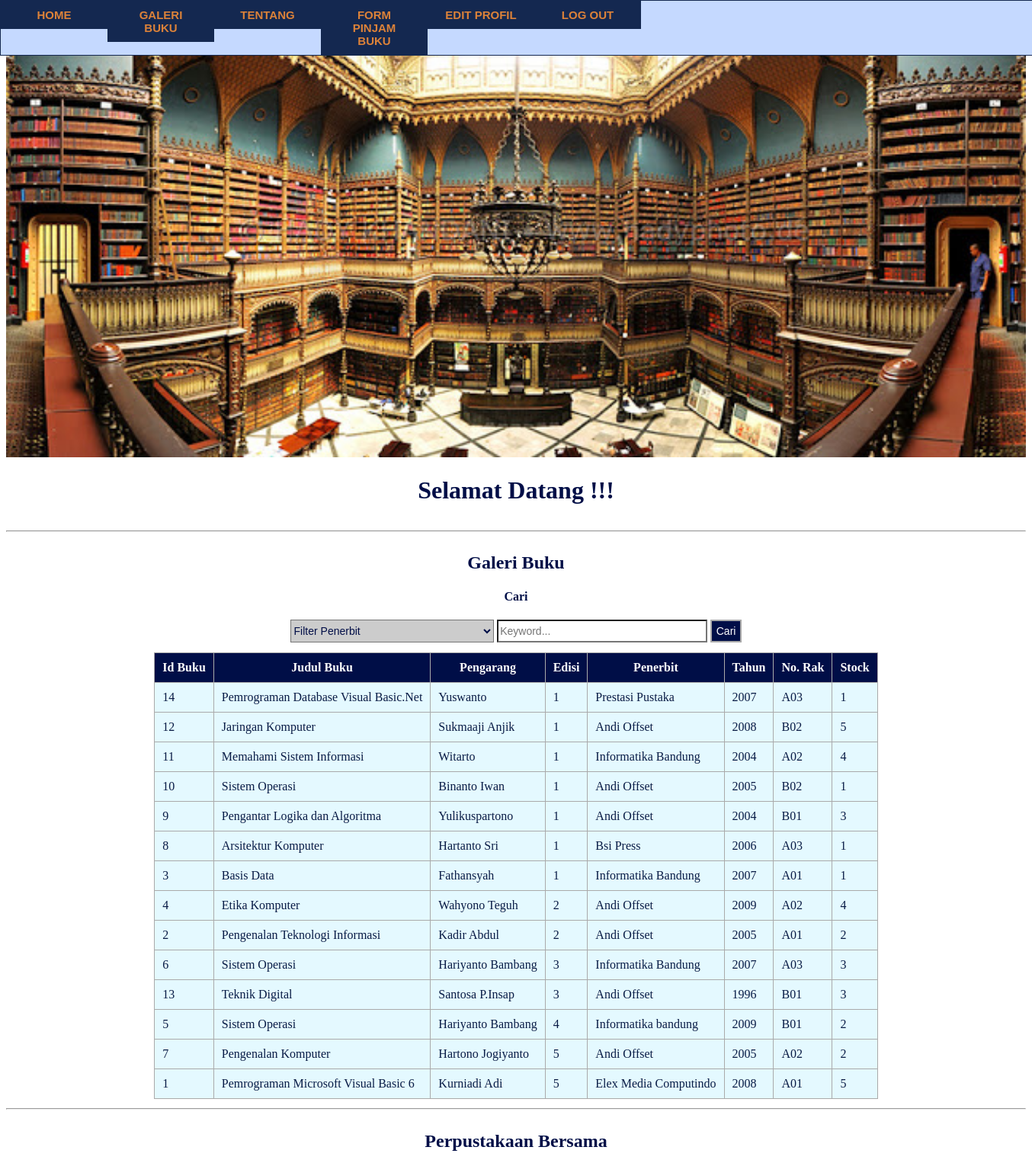
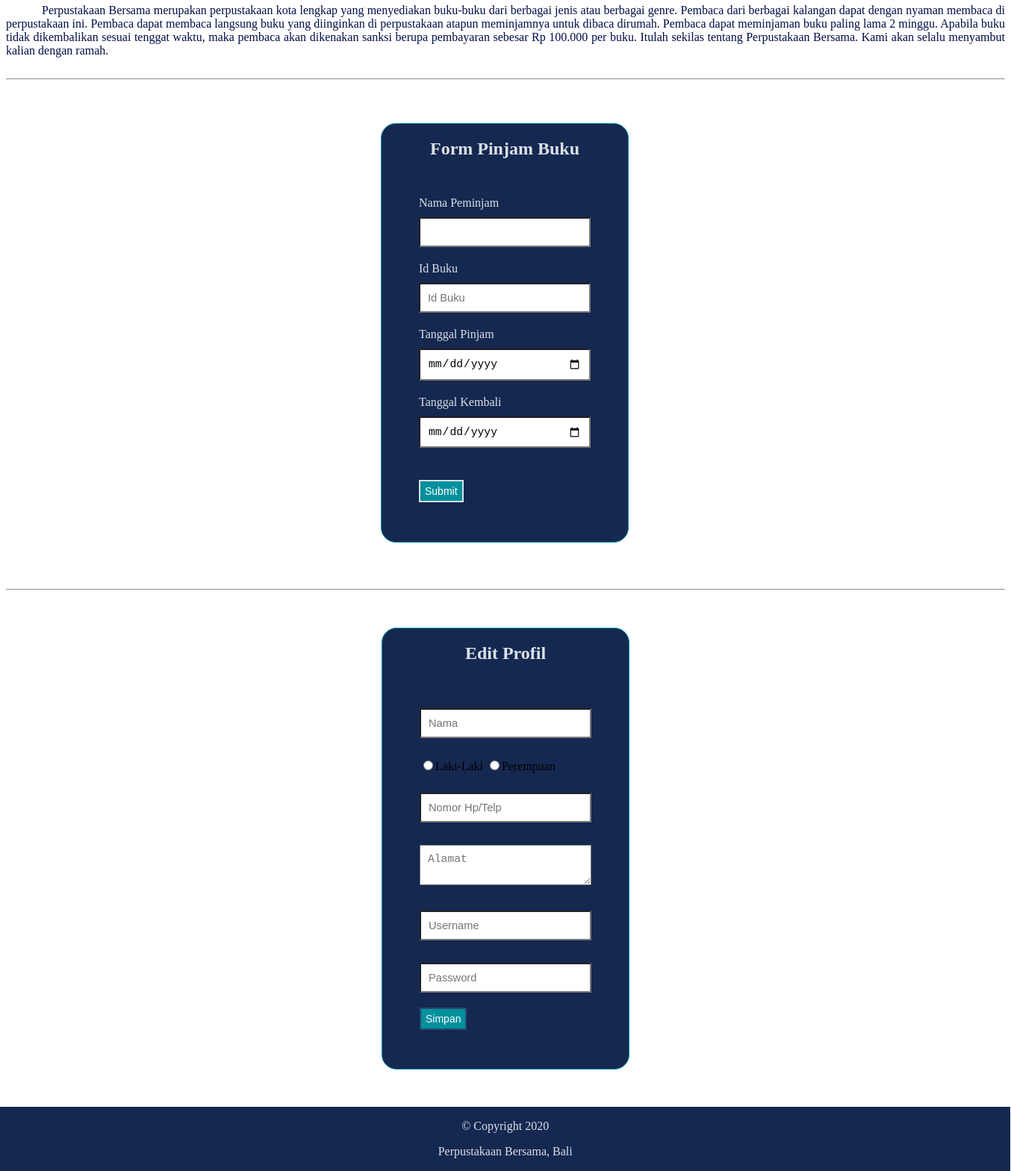
/?order=edisi_buku&&sort=ASC, run on the app's committed database (2 pictures, top to bottom).
### tables this page shows
CREATE TABLE `buku` (
  `id_buku` int(11) NOT NULL,
  `judul_buku` varchar(50) NOT NULL,
  `pengarang_buku` varchar(30) NOT NULL,
  `edisi_buku` varchar(5) NOT NULL,
  `penerbit` varchar(30) NOT NULL,
  `tahun_terbit` int(5) NOT NULL,
  `no_rak` varchar(5) NOT NULL,
  `stock_buku` int(3) NOT NULL
);

### index.php (the view, shortened to what this page needs)
<!DOCTYPE html>
<html>
<head>
	<link rel="stylesheet" type="text/css" href="CSS/index.css">
</head>
<body>
	<nav class="navigasi" style="background-color: #c5d9ff">
        <ul>
            <li><a href="#section1">Home</a></li>
            <li><a href="#section2">Galeri Buku</a></li>
            <li><a href="#section3">Tentang</a></li>
            <li><a href="#section4">Form Pinjam Buku</a></li>
            <li><a href="#section5">Edit Profil</a></li>
            <li><a href="logout.php">Log Out</a></li>
        </ul>
    </nav>
    <div id="section1">
        <img src="Gambar/hal.jpg">
        <h1>Selamat Datang <b style="color: #DC8239;"><?php echo $_SESSION['username'];?></b> !!! </h1>
    </div>
    <hr>
    <div id="section2">
        <h2>Galeri Buku</h2>
        <?php
            $s_penerbit="";
            $s_keyword="";
            $sort = 'ASC';
            $newsort = 'ASC';
            if (isset($_GET['order'])) {
                $order = $_GET['order'];
                $sort = $_GET['sort'];
                if ($sort == 'DESC') {
                    $newsort = 'ASC';
                }
                else{
                    $newsort = 'DESC';
                }
            }else{
                $order = 'id_buku';
            }
        ?>
        <form method="GET" action="" align="center">
        <h4>Cari</h4>
        <select name="s_penerbit" id="s_penerbit">
            <option value="">Filter Penerbit</option>
        </select>
        <input type="text" name="s_keyword" placeholder="Keyword..." id="s_keyword" value="<?php echo $s_keyword; ?>">
        <button id="search" name="search">Cari</button>
    </form>
    <table align="center" cellpadding="20">
        <thead>
            <tr>
                <th>Id Buku</th>
                <th><a href="?order=judul_buku&&sort=<?php echo $newsort; ?>">Judul Buku</a></th>
                <th><a href="?order=pengarang_buku&&sort=<?php echo $newsort; ?>">Pengarang</a></th>
                <th><a href="?order=edisi_buku&&sort=<?php echo $newsort; ?>">Edisi</a></th>
                <th><a href="?order=penerbit&&sort=<?php echo $newsort; ?>">Penerbit</a></th>
                <th><a href="?order=tahun_terbit&&sort=<?php echo $newsort; ?>">Tahun</a></th>
                <th><a href="?order=no_rak&&sort=<?php echo $newsort; ?>">No. Rak</a></th>
                <th><a href="?order=stock_buku&&sort=<?php echo $newsort; ?>">Stock</a></th>
            </tr>
        </thead>
        <tbody>
            <?php
                include "koneksi.php";
                $search_penerbit = '%'.$s_penerbit.'%';
                $search_keyword = '%'.$s_keyword.'%';
                $query = "SELECT * FROM buku WHERE penerbit LIKE ? AND (judul_buku LIKE ? OR pengarang_buku LIKE ? OR edisi_buku LIKE ? OR tahun_terbit LIKE ? OR no_rak LIKE ? OR stock_buku LIKE ?) ORDER BY $order $sort";
                $buku1 = mysqli_prepare($conn, $query) or die(mysqli_error($conn));
                mysqli_stmt_bind_param($buku1, "sssssss", $search_penerbit, $search_keyword, $search_keyword, $search_keyword, $search_keyword, $search_keyword, $search_keyword);
                mysqli_stmt_execute($buku1);
                $hasil = mysqli_stmt_get_result($buku1);
                if (mysqli_num_rows($hasil) > 0) {
                    while ($rows = mysqli_fetch_assoc($hasil)) {
                        $id_buku = $rows['id_buku'];
                        $judul_buku = $rows['judul_buku'];
                        $pengarang_buku = $rows['pengarang_buku'];
                        $edisi_buku = $rows['edisi_buku'];
                        $penerbit = $rows['penerbit'];
                        $tahun_terbit = $rows['tahun_terbit'];
                        $no_rak = $rows['no_rak'];
                        $stock_buku = $rows['stock_buku'];
            ?>
                <tr>
                    <td><?php echo $id_buku; ?></td>
                    <td><?php echo $judul_buku; ?></td>
                    <td><?php echo $pengarang_buku; ?></td>
                    <td><?php echo $edisi_buku; ?></td>
                    <td><?php echo $penerbit; ?></td>
                    <td><?php echo $tahun_terbit; ?></td>
                    <td><?php echo $no_rak; ?></td>
                    <td><?php echo $stock_buku; ?></td>
                </tr>
                <?php } } else { ?>
                <tr>
                    <td colspan="9" align="center">Tidak Ada Data Ditemukan</td>
                </tr>
                <?php } ?>
        </tbody>
    </table>
    </div>
    <hr>
    <div id="section3">
        <h2>Perpustakaan Bersama</h2>
        <p> Perpustakaan Bersama merupakan perpustakaan kota lengkap yang menyediakan buku-buku dari berbagai jenis atau berbagai genre. Pembaca dari berbagai kalangan dapat dengan nyaman membaca di perpustakaan ini. Pembaca dapat membaca langsung buku yang diinginkan di perpustakaan atapun meminjamnya untuk dibaca dirumah. Pembaca dapat meminjaman buku paling lama 2 minggu. Apabila buku tidak dikembalikan sesuai tenggat waktu, maka pembaca akan dikenakan sanksi berupa pembayaran sebesar Rp 100.000 per buku. Itulah sekilas tentang Perpustakaan Bersama. Kami akan selalu menyambut kalian dengan ramah.</p>
    </div>
    <hr>
    <div id="section4">
       <h2 align="center">Form Pinjam Buku</h2>
       <form method="POST" action="pinjam.php">
            <label>Nama Peminjam</label><br>
            <input type="text" id="nama_pinjam" name="nama_pinjam" value="<?php echo $_SESSION['username'];?>"><br>
            <label>Id Buku</label><br>
            <input type="text" id="id_buku" name="id_buku" placeholder="Id Buku"></td><br>
            <label>Tanggal Pinjam</label><br>
            <input type="date" id="tgl_pinjam" name="tgl_pinjam"></td><br>
            <label>Tanggal Kembali</label><br>
            <input type="date" id="tgl_kembali" name="tgl_kembali"></td><br>
            <input type="submit" id="pinjam" name="pinjam" value="Submit"></td><br>
       </form>
    </div>
    <hr>
    <div id="section5">
        <h2>Edit Profil</h2>
        <form method="POST" action="edit_profil.php">
            <input type="text" name="nama" placeholder="Nama">
            <input type="radio" name="jk" value="Laki-Laki">Laki-Laki
            <input type="radio" name="jk" value="Perempuan">Perempuan
            <input type="text" name="no_hp" placeholder="Nomor Hp/Telp"></td>
            <textarea name="alamat" placeholder="Alamat"></textarea></td>
            <input type="text" name="user" placeholder="Username"></td>
            <input type="password" name="pass" placeholder="Password"></td>
            <input type="submit" name="simpan" value="Simpan"></td>
        </form>
    </div>
    <footer>
        <p>&copy Copyright 2020</p>
        <p>Perpustakaan Bersama, Bali</p>
    </footer>
</body>
</html>

### CSS/index.css (style rules this page uses)
* { scroll-behavior: smooth; }
.navigasi ul { border: 1px solid #142850; padding: 0; margin: 0; list-style: none; font-family: Arial, Helvetica, sans-serif; font-size: 15px; font-weight: bold; width: 100%; background-color: #c5d9ff; overflow: hidden; position: fixed; top: 0; left: 0; }
.navigasi li { float: left; }
.navigasi li a { display: block; color: #DC8239; text-align: center; padding: 10px 20px; text-decoration: none; text-transform: uppercase; font-weight: bold; width: 100px; background-color: #142850; }
#section1, #section2, #section3, #section4 { display: inline-block; width: 100%; overflow: hidden; }
#section1 img { width: 100%; }
#section1 h1 { text-align: center; color: #000e47; }
#section2 table { border-collapse: collapse; }
#section2 h2, h4 { text-align: center; color: #000e47; }
#section2 th { background-color: #000e47; border: 1px solid #aaaaaa; text-align:left; color:#ffffff; padding: 10px; text-align: center; }
#section2 th a { background-color: #000e47; text-decoration: none; color: #ffffff; }
#section2 td { background-color: #e4f9ff; border: 1px solid #aaaaaa; padding: 10px; color: #091b45; }
#section2 form { text-align: center; }
#section2 form select { width: 20%; height: 30px; font-size: 14px; margin-bottom: 1%; cursor: pointer; background-color: #cccccc; color: #000e47; }
#section2 form input[type=text] { width: 20%; height: 24px; font-size: 14px; margin-bottom: 1%; background-color: white; }
#section2 form button { width: auto; height: 30px; font-size: 14px; margin-bottom: 1%; background-color: #000e47; color:#ffffff; border: 2px solid #aaaaaa; cursor: pointer; }
#section3 { color: #000e47; }
#section3 h2 { text-align: center; }
#section3 p { text-align: justify; text-indent: 0.5in; }
#section4 { border: 1px solid #00909e; height: auto; width: 330px; margin: 50px 502px; background-color: #142850; border-radius: 20px; }
#section4 form { margin: 50px 50px; background-color: #142850; }
#section4 label { font-size: 16px; color: #dae1e7; background-color: #142850; }
#section4 h2 { text-align: center; color: #dae1e7; background-color: #142850; }
#section4 form input[type=text] { box-sizing : border-box; width: 100%; padding: 10px; font-size: 11pt; margin-top: 10px; margin-bottom: 20px; background-color: white; }
#section4 form input[type=submit] { width: auto; height: 30px; font-size: 14px; margin-bottom: 1%; background-color: #00909e; color:#ffffff; border: 2px solid #dae1e7; cursor: pointer; margin-top: 10%; }
#section4 input[type=date] { box-sizing : border-box; width: 100%; padding: 10px; font-size: 11pt; margin-top: 10px; margin-bottom: 20px; background-color: white; }
#section5 { border: 1px solid #00909e; height: auto; width: 330px; margin: 50px auto; background-color: #142850; border-radius: 20px; }
#section5 h2 { text-align: center; color: #dae1e7; background-color: #142850; }
#section5 form { margin: 50px 50px; background-color: #142850; }
#section5 form input[type=text] { box-sizing : border-box; width: 100%; padding: 10px; font-size: 11pt; margin-top: 10px; margin-bottom: 20px; background-color: white; }
#section5 form input[type=password] { box-sizing : border-box; width: 100%; padding: 10px; font-size: 11pt; margin-top: 10px; margin-bottom: 20px; background-color: white; }
#section5 form input[type=submit] { width: auto; height: 30px; font-size: 14px; margin-bottom: 1%; background-color: #00909e; color:#ffffff; border: 2px solid #27496d; cursor: pointer; }
#section5 form textarea { box-sizing : border-box; width: 100%; padding: 10px; font-size: 11pt; margin-top: 10px; margin-bottom: 20px; background-color: white; }
#section5 form input[type=radio] { margin-top: 10px; margin-bottom: 20px; color: white; }
footer { border: 1px solid #142850; width: 101%; height: 100%; background-color: #142850; position: relative; bottom: 0; left: 0; right: 0; margin-left: -8px; margin-bottom: -8px; }
footer p { text-align: center; background-color: #142850; color: #dae1e7; }

### data on the page
buku: id_buku "14", judul_buku "Pemrograman Database Visual Basic.Net", pengarang_buku "Yuswanto", edisi_buku "1", penerbit "Prestasi Pustaka", tahun_terbit "2007", no_rak "A03", stock_buku "1"
buku: id_buku "12", judul_buku "Jaringan Komputer", pengarang_buku "Sukmaaji Anjik", edisi_buku "1", penerbit "Andi Offset", tahun_terbit "2008", no_rak "B02", stock_buku "5"
buku: id_buku "11", judul_buku "Memahami Sistem Informasi", pengarang_buku "Witarto", edisi_buku "1", penerbit "Informatika Bandung", tahun_terbit "2004", no_rak "A02", stock_buku "4"
buku: id_buku "10", judul_buku "Sistem Operasi", pengarang_buku "Binanto Iwan", edisi_buku "1", penerbit "Andi Offset", tahun_terbit "2005", no_rak "B02", stock_buku "1"
buku: id_buku "9", judul_buku "Pengantar Logika dan Algoritma", pengarang_buku "Yulikuspartono", edisi_buku "1", penerbit "Andi Offset", tahun_terbit "2004", no_rak "B01", stock_buku "3"
buku: id_buku "8", judul_buku "Arsitektur Komputer", pengarang_buku "Hartanto Sri", edisi_buku "1", penerbit "Bsi Press", tahun_terbit "2006", no_rak "A03", stock_buku "1"
buku: id_buku "3", judul_buku "Basis Data", pengarang_buku "Fathansyah", edisi_buku "1", penerbit "Informatika Bandung", tahun_terbit "2007", no_rak "A01", stock_buku "1"
buku: id_buku "4", judul_buku "Etika Komputer", pengarang_buku "Wahyono Teguh", edisi_buku "2", penerbit "Andi Offset", tahun_terbit "2009", no_rak "A02", stock_buku "4"
buku: id_buku "2", judul_buku "Pengenalan Teknologi Informasi", pengarang_buku "Kadir Abdul", edisi_buku "2", penerbit "Andi Offset", tahun_terbit "2005", no_rak "A01", stock_buku "2"
buku: id_buku "6", judul_buku "Sistem Operasi", pengarang_buku "Hariyanto Bambang", edisi_buku "3", penerbit "Informatika Bandung", tahun_terbit "2007", no_rak "A03", stock_buku "3"
buku: id_buku "13", judul_buku "Teknik Digital", pengarang_buku "Santosa P.Insap", edisi_buku "3", penerbit "Andi Offset", tahun_terbit "1996", no_rak "B01", stock_buku "3"
buku: id_buku "5", judul_buku "Sistem Operasi", pengarang_buku "Hariyanto Bambang", edisi_buku "4", penerbit "Informatika bandung", tahun_terbit "2009", no_rak "B01", stock_buku "2"
buku: id_buku "7", judul_buku "Pengenalan Komputer", pengarang_buku "Hartono Jogiyanto", edisi_buku "5", penerbit "Andi Offset", tahun_terbit "2005", no_rak "A02", stock_buku "2"
buku: id_buku "1", judul_buku "Pemrograman Microsoft Visual Basic 6", pengarang_buku "Kurniadi Adi", edisi_buku "5", penerbit "Elex Media Computindo", tahun_terbit "2008", no_rak "A01", stock_buku "5"
